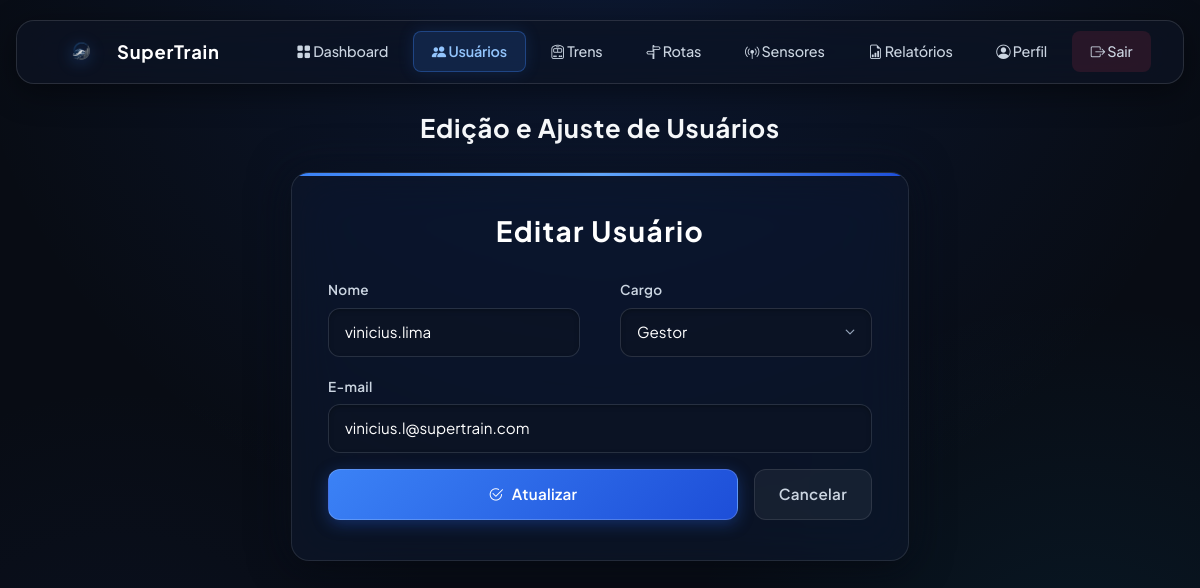
/formulario_usuarios.php?id=3 (signed in), run on the app's committed database.
### tables this page shows
CREATE TABLE `usuarios` (
    `id` INT AUTO_INCREMENT PRIMARY KEY,
    `email` VARCHAR(150) NOT NULL UNIQUE,
    `nome_usuario` VARCHAR(50) NOT NULL UNIQUE,
    `senha_hash` VARCHAR(255) NOT NULL,
    `cargo` enum('gestor', 'cliente') DEFAULT 'cliente',
    `pais_id` INT NOT NULL,
    `status_conta` ENUM('ativo', 'inativo', 'bloqueado', 'pendente') NOT NULL DEFAULT 'ativo',
    `ultimo_login` DATETIME NULL,
    `criado_em` DATETIME DEFAULT CURRENT_TIMESTAMP,
    `atualizado_em` DATETIME DEFAULT CURRENT_TIMESTAMP ON UPDATE CURRENT_TIMESTAMP,
    CONSTRAINT `fk_usuarios_pais` FOREIGN KEY (`pais_id`) REFERENCES `paises`(`id`) ON DELETE RESTRICT
);

### formulario_usuarios.php (the view, shortened to what this page needs)
<?php
require_once 'config.php';
$id = (int) ($_GET['id'] ?? 0);
$nome = '';
$cargo = '';
$email = '';
if ($id > 0 && $_SERVER['REQUEST_METHOD'] === 'GET') {
    $stmt = $conexao->prepare(
        'SELECT id, nome_usuario AS nome, cargo, email
         FROM usuarios
         WHERE id = ?'
    );
    $stmt->bind_param('i', $id);
    $stmt->execute();
    $resultado = $stmt->get_result();
    $usuario = $resultado->fetch_assoc();
    $nome = $usuario['nome'];
    $cargo = $usuario['cargo'];
    $email = $usuario['email'];
}
?>
<!DOCTYPE html>
<html lang="pt-br">
<head>
    <link
        href="https://cdn.jsdelivr.net/npm/bootstrap@5.3.3/dist/css/bootstrap.min.css"
        rel="stylesheet">
    <link
        href="https://cdn.jsdelivr.net/npm/bootstrap-icons@1.11.3/font/bootstrap-icons.min.css"
        rel="stylesheet">
    <link rel="stylesheet" href="estilo/formulario.css">
</head>
<body>
    <header>
        <nav class="navbar navbar-expand-lg bg-blur">
            <div class="container-fluid">
                <a class="navbar-brand" href="dashboard.php">
                    <img
                        src="imagens/logo.png"
                        alt="Logo SuperTrain"
                        width="36"
                        height="28">
                    SuperTrain
                </a>
                <div
                    class="collapse navbar-collapse"
                    id="navbarSuperTrain">
                    <ul class="navbar-nav ms-auto mb-2 mb-lg-0">
                        <li class="nav-item">
                            <a class="nav-link" href="dashboard.php">
                                <i class="bi bi-grid-fill"></i>
                                Dashboard
                            </a>
                        </li>
                        <li class="nav-item">
                            <a class="nav-link active" href="usuarios.php">
                                <i class="bi bi-people-fill"></i>
                                Usuários
                            </a>
                        </li>
                        <li class="nav-item">
                            <a class="nav-link" href="trens.php">
                                <i class="bi bi-train-front"></i>
                                Trens
                            </a>
                        </li>
                        <li class="nav-item">
                            <a class="nav-link" href="rotas.php">
                                <i class="bi bi-signpost-split"></i>
                                Rotas
                            </a>
                        </li>
                        <li class="nav-item">
                            <a class="nav-link" href="sensores.php">
                                <i class="bi bi-broadcast-pin"></i>
                                Sensores
                            </a>
                        </li>
                        <li class="nav-item">
                            <a class="nav-link" href="relatorios.php">
                                <i class="bi bi-file-earmark-bar-graph"></i>
                                Relatórios
                            </a>
                        </li>
                        <li class="nav-item">
                            <a class="nav-link" href="perfil.php">
                                <i class="bi bi-person-circle"></i>
                                Perfil
                            </a>
                        </li>
                        <li class="nav-item">
                            <a class="nav-link text-danger" href="sair.php">
                                <i class="bi bi-box-arrow-right"></i>
                                Sair
                            </a>
                        </li>
                    </ul>
                </div>
            </div>
        </nav>
    </header>
    <main>
        <div class="container formulario-wrapper">
            <h2 class="texto-indicativo">
                <?= $id > 0
                    ? 'Edição e Ajuste de Usuários'
                    : 'Cadastre um novo usuário' ?>
            </h2>
            <div class="card formulario-card">
                <h1 class="card-title">
                    <?= $id > 0
                        ? 'Editar Usuário'
                        : 'Novo Usuário' ?>
                </h1>
                <form
                    method="post"
                    action="formulario_usuarios.php<?= $id > 0 ? '?id=' . $id : '' ?>"
                    autocomplete="off">
                    <div class="linha row">
                        <div class="campo col-md-6 form-group mb-3">
                            <label for="nome" class="form-label">
                                Nome
                            </label>
                            <input
                                type="text"
                                class="form-control"
                                id="nome"
                                name="nome"
                                maxlength="20"
                                placeholder="José Roberto"
                                value="<?= htmlspecialchars(
                                    $nome,
                                    ENT_QUOTES,
                                    'UTF-8'
                                ) ?>"
                                required>
                        </div>
                        <div class="campo col-md-6 form-group mb-3">
                            <label for="cargo" class="form-label">
                                Cargo
                            </label>
                            <select
                                class="form-select"
                                id="cargo"
                                name="cargo"
                                required>
                                <option
                                    value="gestor"
                                    <?= $cargo === 'gestor' ? 'selected' : '' ?>>
                                    Gestor
                                </option>
                            </select>
                        </div>
                    </div>
                    <div class="campo form-group mb-3">
                        <label for="email" class="form-label">
                            E-mail
                        </label>
                        <input
                            type="email"
                            class="form-control"
                            id="email"
                            name="email"
                            maxlength="100"
                            placeholder="exemplo@dominio.com"
                            value="<?= htmlspecialchars(
                                $email,
                                ENT_QUOTES,
                                'UTF-8'
                            ) ?>"
                            required>
                    </div>
                    <div class="acoes d-flex gap-3 align-items-center mt-3">
                        <button
                            type="submit"
                            class="botao botao-primario flex-grow-1">
                            <i class="bi <?= $id > 0
                                ? 'bi-check2-circle'
                                : 'bi-plus-circle' ?>"></i>
                            <?= $id > 0 ? 'Atualizar' : 'Cadastrar' ?>
                        </button>
                        <a
                            href="usuarios.php"
                            class="botao botao-secundario">
                            Cancelar
                        </a>
                    </div>
                </form>
            </div>
        </div>
    </main>
</body>
</html>

### estilo/formulario.css (style rules this page uses)
.formulario-wrapper { max-width: 650px; margin: 1.5rem auto 4rem auto; padding: 0 1rem; }
.texto-indicativo { font-family: var(--font-heading); font-size: clamp(1.2rem, 2.5vw, 1.6rem); color: var(--cor-texto-primario); text-align: center; margin-bottom: 1.75rem; letter-spacing: 0.03em; }
.formulario-card { background: var(--cor-fundo-card); backdrop-filter: blur(24px) saturate(190%); -webkit-backdrop-filter: blur(24px) saturate(190%); border: 1px solid var(--borda-vidro); border-radius: var(--raio-lg); box-shadow: var(--sombra-card), 0 0 40px rgba(15, 23, 42, 0.6); padding: 2.5rem 2.25rem; position: relative; overflow: hidden; }
.formulario-card::before { content: ""; position: absolute; top: 0; left: 0; right: 0; height: 3px; background: linear-gradient(90deg, #3b82f6, #60a5fa, #1d4ed8); }
.card-title { font-family: var(--font-heading); font-size: 1.75rem; color: #ffffff; letter-spacing: 0.05em; margin-bottom: 1.75rem; text-align: center; }
.form-group { margin-bottom: 1.25rem; }
.linha { display: flex; gap: 1rem; flex-wrap: wrap; }
.linha .campo { flex: 1 1 200px; }
.campo { margin-bottom: 1.25rem; }
.acoes { display: flex; gap: 0.75rem; align-items: center; margin-top: 1.5rem; }
.botao { display: inline-flex; align-items: center; justify-content: center; gap: 0.5rem; font-weight: 600; font-size: 0.95rem; padding: 0.75rem 1.5rem; border-radius: var(--raio-md); letter-spacing: 0.02em; cursor: pointer; text-decoration: none; transition: all var(--transicao-media); }
.botao-primario { background: var(--gradiente-primario) !important; border: 1px solid rgba(255, 255, 255, 0.18) !important; color: #ffffff !important; box-shadow: 0 4px 16px rgba(37, 99, 235, 0.35); }
.botao-secundario { background: rgba(255, 255, 255, 0.05); border: 1px solid var(--borda-vidro); color: var(--cor-texto-secundario); }

### data on the page
usuarios: nome "vinicius.lima", cargo "Gestor", email "vinicius.l@supertrain.com"
